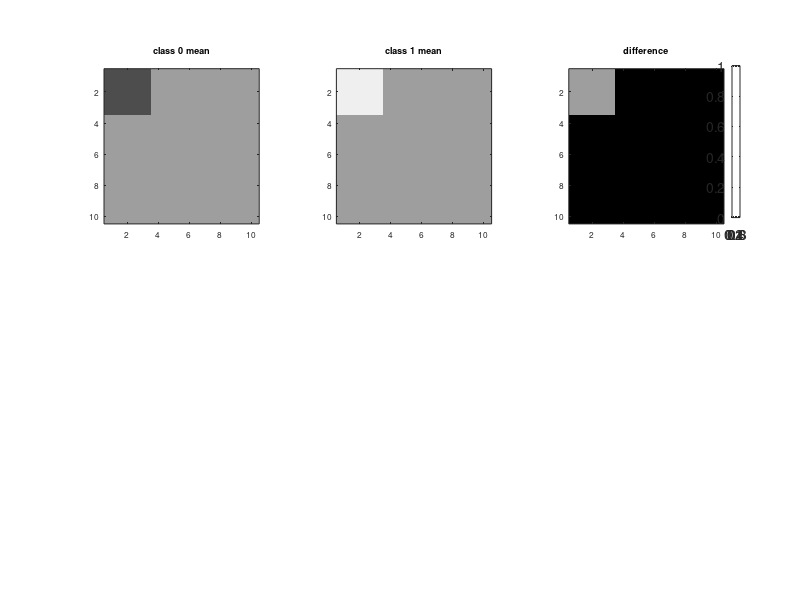

MATLAB code to generate this figure: (Note: this script raises an error after producing the figure.)



clear; clc

alg.datadir = '~/Research/data/graph_sims/unlabeled/';
alg.figdir  = '~/Research/figs/graph_sims/unlabeled/';
alg.fname   = 'models';
alg.save    = 1;

n   = 10;   % # of vertices
p   = 0.5;  % prob of connection for kidney
q0  = 0.25; % prob of connection for egg
q1  = 0.75; % prob of connection for egg
egg = 1:3;  % vertices in egg    

E0=p*ones(n);   % params in class 0
E0(egg,egg)=q0; % egg params in class 0

E1=p*ones(n);   % params in class 1
E1(egg,egg)=q1; % egg params in class 1

params1.E0=E0; params1.E1=E1;


n   = 10;   % # of vertices

E0=rand(n);   % params in class 0
E1=rand(n);   % params in class 1


params2.E0=E0; params2.E1=E1;


%% plot params

figure(1), clf
fs=6;
w=0.3;
h=0.3;
s=(1-3*w)/15;


emax=max(max([params1.E0(:) params1.E1(:) abs(params1.E0(:)-params1.E1(:))]));

% subplot('Position',[s .1 w h])
subplot(231)
image(60*params1.E0/emax)
colormap('gray')
title('class 0 mean','fontsize',fs)
% xlabel('vertices','fontsize',fs)
% ylabel('vertices','fontsize',fs)
set(gca,'fontsize',fs,'DataAspectRatio',[1 1 1])

% subplot('Position',[2*s+w .1 w h])
subplot(232)
image(60*params1.E1/emax)
title('class 1 mean','fontsize',fs)
set(gca,'fontsize',fs)
set(gca,'fontsize',fs,'DataAspectRatio',[1 1 1])

% subplot('Position',[4*s+2*w .1 w h])
subplot(233)
image(60*abs(params1.E0-params1.E1)/emax)
colormap('gray')
title('difference','fontsize',fs)
set(gca,'fontsize',fs)
set(gca,'fontsize',fs,'DataAspectRatio',[1 1 1])

Position=get(gca,'Position');
pos(1)=Position(1)+Position(3)+0.01;
pos(2)=Position(2)+.05;
pos(3)=0.01;
pos(4)=Position(4)*.75;
colorbar('Position',pos,'YTick',[0 15 30 45 60],'YTickLabel',[0 25 50 75 100],'fontsize',fs)

% subplot('Position',[s .1 w h])
subplot(234)
image(60*params2.E0/emax)
colormap('gray')
title('class 0 mean','fontsize',fs)
xlabel('vertices','fontsize',fs)
ylabel('vertices','fontsize',fs)
set(gca,'fontsize',fs,'DataAspectRatio',[1 1 1])

% subplot('Position',[2*s+w .1 w h])
subplot(235)
image(60*params2.E1/emax)
title('class 1 mean','fontsize',fs)
set(gca,'fontsize',fs)
set(gca,'fontsize',fs,'DataAspectRatio',[1 1 1])

% subplot('Position',[4*s+2*w .1 w h])
subplot(236)
image(60*abs(params2.E0-params2.E1)/emax)
colormap('gray')
title('difference','fontsize',fs)
set(gca,'fontsize',fs)
set(gca,'fontsize',fs,'DataAspectRatio',[1 1 1])

Position=get(gca,'Position');
pos(1)=Position(1)+Position(3)+0.01;
pos(2)=Position(2)*1.5;
pos(3)=0.01;
pos(4)=Position(4)*.75;
colorbar('Position',pos,'YTick',[0 15 30 45 60],'YTickLabel',[0 25 50 75 100],'fontsize',fs)

if alg.save
    wh=[3 2];   %width and height
    set(gcf,'PaperSize',wh,'PaperPosition',[0 0 wh],'Color','w');
    figname=[alg.figdir alg.fname '_params'];
    print('-dpdf',figname)
    print('-deps',figname)
    saveas(gcf,figname)
end

